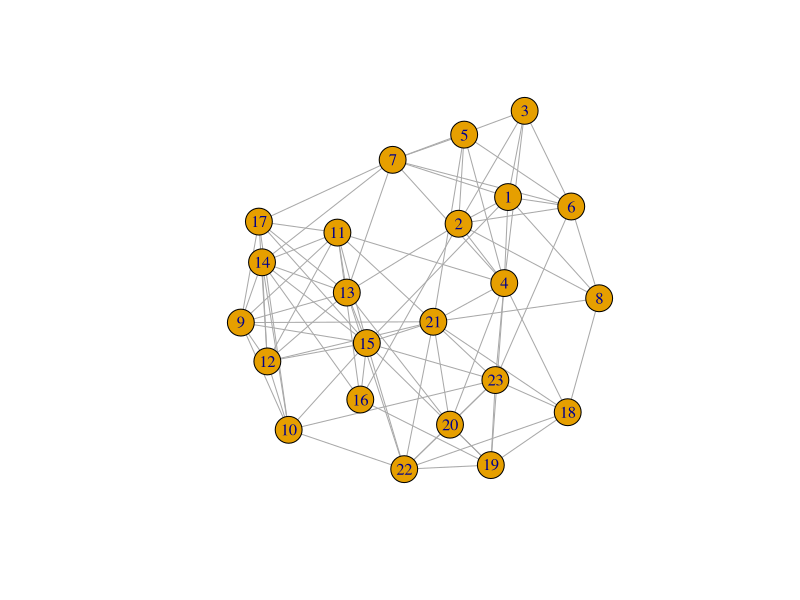
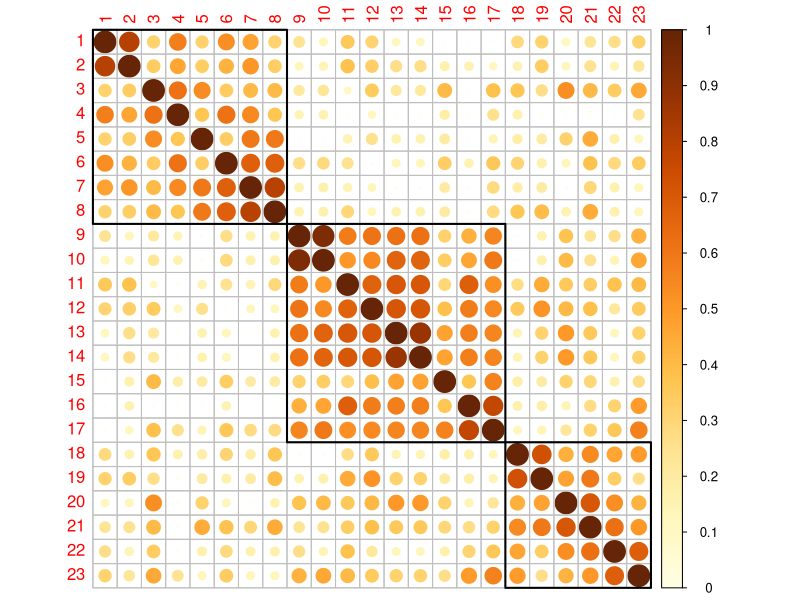

Write R code to recreate these figures, in order.
library(tidyverse)
library(tidygraph)
library(igraph)

set.seed(422)
m <- matrix(c(
  0, 1, 1, 1, 0, 1, 1, 1, 0, 0, 0, 0, 0, 0, 1, 0, 0, 0, 0, 0, 0, 0, 0,
  1, 0, 1, 1, 1, 1, 0, 1, 0, 0, 0, 0, 1, 0, 0, 1, 0, 0, 0, 0, 0, 0, 0,
  1, 1, 0, 1, 0, 1, 1, 0, 0, 0, 0, 0, 0, 0, 0, 0, 0, 0, 0, 0, 0, 0, 0,
  1, 1, 1, 0, 1, 0, 1, 0, 0, 0, 1, 0, 0, 0, 0, 0, 0, 1, 1, 1, 1, 0, 1,
  0, 1, 0, 1, 0, 1, 1, 0, 0, 0, 0, 0, 0, 0, 0, 0, 0, 0, 0, 0, 1, 0, 0,
  1, 1, 1, 0, 1, 0, 1, 1, 0, 0, 0, 0, 0, 0, 0, 0, 0, 0, 0, 0, 0, 0, 0,
  1, 0, 1, 1, 1, 1, 0, 0, 0, 0, 0, 0, 1, 1, 0, 0, 0, 0, 0, 0, 0, 0, 0,
  1, 1, 0, 0, 0, 1, 0, 0, 0, 0, 0, 0, 0, 0, 0, 0, 0, 1, 0, 0, 1, 0, 0,
  0, 0, 0, 0, 0, 0, 0, 0, 0, 1, 1, 1, 1, 1, 1, 0, 1, 0, 0, 0, 1, 0, 0,
  0, 0, 0, 0, 0, 0, 0, 0, 1, 0, 0, 1, 0, 1, 1, 0, 1, 0, 0, 0, 0, 1, 0,
  0, 0, 0, 1, 0, 0, 0, 0, 1, 0, 0, 1, 1, 1, 1, 1, 1, 0, 0, 0, 1, 0, 0,
  0, 0, 0, 0, 0, 0, 0, 0, 1, 1, 1, 0, 1, 1, 1, 0, 1, 0, 0, 0, 1, 0, 0,
  0, 1, 0, 0, 0, 0, 1, 0, 1, 0, 1, 1, 0, 1, 1, 0, 1, 0, 0, 1, 0, 1, 0,
  0, 0, 0, 0, 0, 0, 1, 0, 1, 1, 1, 1, 1, 0, 1, 1, 0, 0, 0, 0, 0, 0, 0,
  1, 0, 0, 0, 0, 0, 0, 0, 1, 1, 1, 1, 1, 1, 0, 1, 1, 0, 1, 0, 1, 1, 0,
  0, 1, 0, 0, 0, 0, 0, 0, 0, 0, 1, 0, 0, 1, 1, 0, 0, 0, 1, 0, 0, 0, 0,
  0, 0, 0, 0, 0, 0, 1, 0, 1, 1, 1, 1, 1, 0, 1, 0, 0, 0, 0, 0, 0, 0, 0,
  0, 0, 0, 1, 0, 0, 0, 1, 0, 0, 0, 0, 0, 0, 0, 0, 0, 0, 1, 0, 1, 1, 1,
  0, 0, 0, 1, 0, 0, 0, 0, 0, 0, 0, 0, 0, 0, 1, 1, 0, 1, 0, 1, 0, 1, 1,
  0, 0, 0, 1, 0, 0, 0, 0, 0, 0, 0, 0, 1, 0, 0, 0, 0, 0, 1, 0, 1, 1, 0,
  0, 0, 0, 1, 1, 0, 0, 1, 1, 0, 1, 1, 0, 0, 1, 0, 0, 1, 0, 1, 0, 1, 1,
  0, 0, 0, 0, 0, 0, 0, 0, 0, 1, 0, 0, 1, 0, 1, 0, 0, 1, 1, 1, 1, 0, 1,
  0, 0, 0, 1, 0, 1, 0, 0, 0, 1, 0, 0, 0, 0, 1, 0, 0, 1, 1, 1, 1, 1, 0
), nrow=23, byrow=TRUE)

g <- graph_from_adjacency_matrix(m, mode="undirected")

plot(g, layout=layout_with_kk)

n <- 23
sim_matrix <- matrix(0, nrow = n, ncol = n)
for (i in 1:n) {
  for (j in 1:n) {
    numerator <- sum(m[i, ] * m[j, ])
    denominator <- (sqrt(sum(m[i, ]^2)) * sqrt(sum(m[j, ]^2)))
    if (denominator > 0) {
      cosine <- numerator / denominator
    } else {
      cosine <- 0
    }
    sim_matrix[i, j] <- cosine
  }
}
(sim_matrix)

corrplot::corrplot(
  sim_matrix,
  # type = "lower",
  hclust.method = "ward.D2",
  addrect = 3,
  rect.col = "black",
  order = "hclust",
  is.corr = FALSE
)
